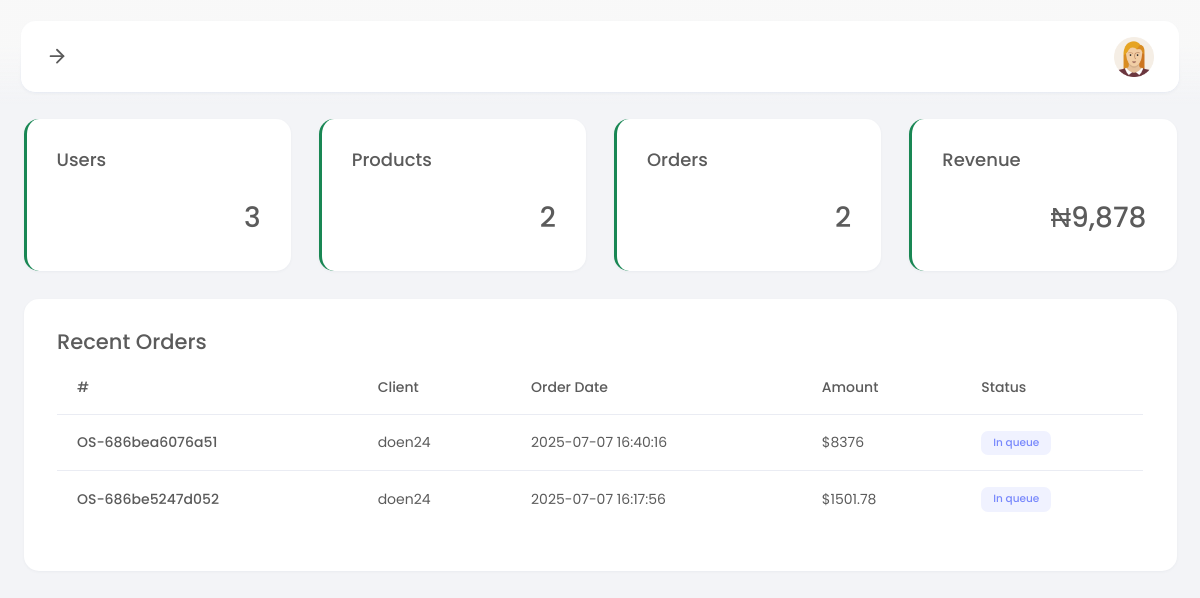
Screenshot of /super-admin/ (signed in) with the database file from the repository.
### tables this page shows
CREATE TABLE `orders` (
  `id` int(11) NOT NULL,
  `orderid` varchar(20) NOT NULL,
  `userid` varchar(10) NOT NULL,
  `ref` varchar(50) DEFAULT NULL,
  `payment_type` varchar(150) DEFAULT NULL,
  `items` text NOT NULL,
  `amount` float NOT NULL,
  `firstname` varchar(20) NOT NULL,
  `lastname` varchar(20) NOT NULL,
  `email` varchar(50) NOT NULL,
  `phone` varchar(30) NOT NULL,
  `country` varchar(30) NOT NULL,
  `city` varchar(30) NOT NULL,
  `zipcode` varchar(10) DEFAULT NULL,
  `address1` varchar(255) NOT NULL,
  `address2` varchar(255) DEFAULT NULL,
  `status` varchar(50) NOT NULL DEFAULT 'In queue',
  `created_at` datetime NOT NULL DEFAULT current_timestamp()
);

CREATE TABLE `users` (
  `id` int(11) NOT NULL,
  `userid` varchar(20) NOT NULL,
  `firstname` varchar(50) NOT NULL,
  `lastname` varchar(50) NOT NULL,
  `username` varchar(50) NOT NULL,
  `phone` varchar(20) NOT NULL,
  `email` varchar(100) NOT NULL,
  `password` varchar(100) NOT NULL,
  `code` varchar(10) NOT NULL,
  `created_at` datetime NOT NULL DEFAULT current_timestamp()
);

### super-admin/index.php (the view, shortened to what this page needs)
<?php
include_once "../config.php";
$getOrders = mysqli_query($conn, "SELECT * FROM `orders` ORDER BY `id` DESC LIMIT 5");
$getAllOrders = mysqli_query($conn, "SELECT * FROM `orders`");
$getAllUsers = mysqli_query($conn, "SELECT * FROM `users`");
$getAllProducts = mysqli_query($conn, "SELECT * FROM `products`");
$getRevenue = mysqli_query($conn, "SELECT SUM(`amount`) as rev FROM `orders`");
$getRev = mysqli_fetch_assoc($getRevenue);
$rev = $getRev["rev"] ?? 0;
?>
<!DOCTYPE html>
<html lang="en">
<head>
  <link href="assets/plugins/bootstrap/css/bootstrap.min.css" rel="stylesheet">
  <link href="assets/plugins/font-awesome/css/all.min.css" rel="stylesheet">
  <link href="assets/plugins/perfectscroll/perfect-scrollbar.css" rel="stylesheet">
  <link href="assets/plugins/apexcharts/apexcharts.css" rel="stylesheet">
  <link href="assets/css/main.min.css" rel="stylesheet">
  <link href="assets/css/custom.css" rel="stylesheet">
</head>
<body>
  <div class="page-container">
    <?php include("components/menu.php"); ?>
    <div class="page-content">
      <div class="main-wrapper">
        <div class="row">
          <div class="col-md-6 col-xl-3">
            <div class="card stat-widget border-start border-success border-3   ">
              <div class="card-body">
                <h5 class="card-title">Users</h5>
                <h2><?= $getAllUsers->num_rows; ?></h2>
              </div>
            </div>
          </div>
          <div class="col-md-6 col-xl-3">
            <div class="card stat-widget border-start border-success border-3 ">
              <div class="card-body">
                <h5 class="card-title">Products</h5>
                <h2><?= $getAllProducts->num_rows; ?></h2>
              </div>
            </div>
          </div>
          <div class="col-md-6 col-xl-3">
            <div class="card stat-widget border-start border-success border-3 ">
              <div class="card-body">
                <h5 class="card-title">Orders</h5>
                <h2><?= $getAllOrders->num_rows; ?></h2>
              </div>
            </div>
          </div>
          <div class="col-md-6 col-xl-3">
            <div class="card stat-widget border-start border-success border-3 ">
              <div class="card-body">
                <h5 class="card-title">Revenue</h5>
                <h2>₦<?= number_format($rev); ?></h2>
              </div>
            </div>
          </div>
        </div>
        <div class="row">
          <div class="col">
            <div class="card">
              <div class="card-body">
                <div class="row">
                  <div class="col-8">
                    <h4>Recent Orders</h4>
                  </div>
                </div>
                <div class="row">
                  <div class="table-responsive">
                    <table class="table invoice-table">
                      <thead>
                        <tr>
                          <th scope="col">#</th>
                          <th scope="col">Client</th>
                          <th scope="col">Order Date</th>
                          <th scope="col">Amount</th>
                          <th scope="col">Status</th>
                        </tr>
                      </thead>
                      <tbody>
                        <?php
                        if (mysqli_num_rows($getOrders) > 0) {
                          $orders = mysqli_fetch_all($getOrders, MYSQLI_ASSOC);
                          foreach ($orders as $order) {
                            $userid = $order["userid"];
                            $getUser = mysqli_query($conn, "SELECT * FROM `users` WHERE `userid` = '$userid'");
                            $user = mysqli_fetch_assoc($getUser);
                            ?>
                            <tr>
                              <th scope="row"><?= $order["orderid"]; ?></th>
                              <td><?= $user["username"]; ?></td>
                              <td><?= $order["created_at"]; ?></td>
                              <td>$<?= $order["amount"]; ?></td>
                              <td><span class="badge bg-primary"><?= $order["status"]; ?></span></td>
                            </tr>
                            <?php
                          }
                        }
                        ?>
                      </tbody>
                    </table>
                  </div>
                </div>
              </div>
            </div>
          </div>
        </div>
      </div>
    </div>
  </div>
</body>
</html>

### rows the page displays
orders: orderid "OS-686bea6076a51", users.username "doen24", created_at "2025-07-07 16:40:16", amount "8376", status "In queue"
orders: orderid "OS-686be5247d052", users.username "doen24", created_at "2025-07-07 16:17:56", amount "1501.78", status "In queue"

### other values shown
$getAllUsers->num_rows "3"
$getAllProducts->num_rows "2"
$getAllOrders->num_rows "2"
$rev "9,878"
